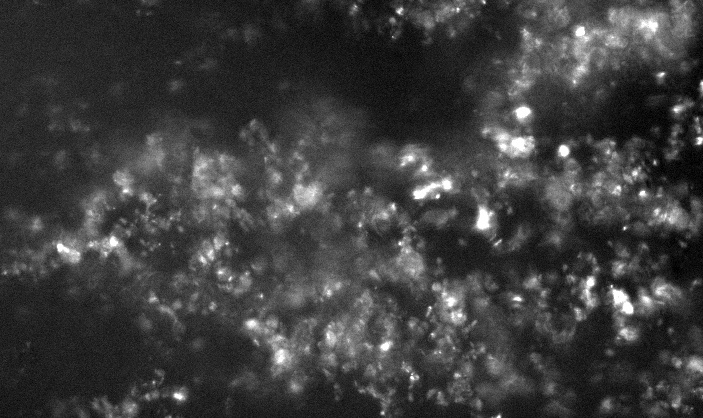
#> input picture Island_classification_at_micro/MicroImages/1_Micro_10_1000_47_6_120_island_1.jpg, 703 x 418 px; its folder holds only this picture in this run
$ python -i island_crop.py   (imports and definitions only)
#> lines starting #> are read from the running program, lines starting #| are printed output that depends on the picture; after the words box and inside, x2 and y2 are one past the last pixel; in counts of white or black regions, pixels touching at a corner belong together
#> further down, picture is the input picture: shape (418, 703, 3); min 0, max 255, mean 61.7
'''
    We start the project cropping the raw image in the center. But we noticed that micro type images
    have a different tendency in crystal formation. So we decide to create a filter to identify these formations(we called island),
    to correctly classify the crystals.
'''
import numpy as np
import pandas as pd
import cv2
import os

def create_dataframes(columns):
    return pd.DataFrame(columns=columns)

# [6 lines left out: function row_to_append, not called in this run]

def save_the_data(data, name_csv_file):
    return data.to_csv(name_csv_file, index=True)

def get_image(folder_path, file):
    return cv2.imread('%s/%s' % (folder_path, file))

def save_the_image(folder_path, filename, num, image):
    return cv2.imwrite(os.path.join(folder_path, '%s_island_%s.jpg' % (filename[:-4], num)), image)

# [5 lines left out: function image_copy, not called in this run]

def get_properties(file):
    return file[:-4].split('_')

# [14 lines left out: functions image_island, check_if_image_island_exists, check_to_crop, not called in this run]

def filter(image):
    # Converte para escala de cinza
    gray = cv2.cvtColor(image, cv2.COLOR_BGR2GRAY)

    # thresholding
    ret, thresh = cv2.threshold(gray, 60, 255, cv2.THRESH_BINARY)
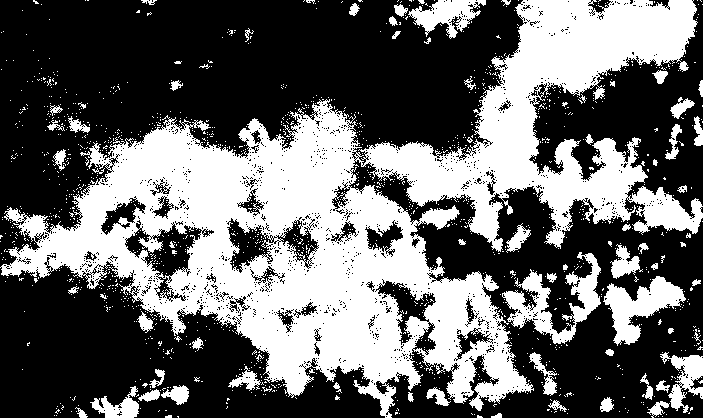
#> thresh: shape (418, 703); 40.2% white; 1403 white regions (1335 under 20 px)

    # Encontra contornos
    contours, hierarchy = cv2.findContours(thresh, cv2.RETR_EXTERNAL, cv2.CHAIN_APPROX_SIMPLE)
#> contours = 1213 contours, 1161 with area under 20; largest, box (x1, y1, x2, y2) and area: (0, 0, 703, 418) 110412, (502, 252, 601, 344) 2774, (603, 276, 686, 346) 2388, (408, 0, 486, 39) 1392, (660, 352, 703, 413) 1019

    return contours, hierarchy

# [76 lines left out: functions classify, draw_island, crop_the_island, data_each_image, not called in this run]

def data_islands(data_image, quant_islands):
    data_image = data_image.sort_values("Area", ascending=False)
    return data_image[:quant_islands]

# [62 lines left out: functions check_island_is_full_image, detect_if_island_is_legend, delete_islands, main_island, not called in this run]

    # creat a function that return the scale_crop
    # function -> (number_of_micro_images, sum_of_total_area_at_micro)


>>> import cv2
>>> picture = cv2.imread('MicroImages/1_Micro_10_1000_47_6_120_island_1.jpg')
>>> result = filter(picture)
#> result has the same summary as contours in filter

$ run again, on Island_classification_at_micro/MicroImages/1_Micro_10_1000_47_6_120_island_3.jpg
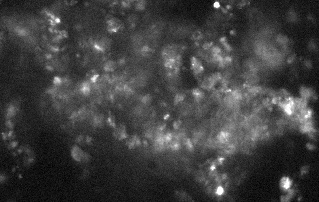
#> input picture Island_classification_at_micro/MicroImages/1_Micro_10_1000_47_6_120_island_3.jpg, 319 x 202 px
#> picture is the input picture: shape (202, 319, 3); min 0, max 255, mean 63.2
#> in filter, `ret, thresh = cv2.threshold(gray, 60, 255, cv2.THRESH_BINARY)`:
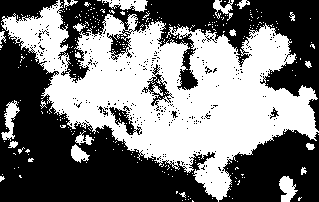
#> thresh: shape (202, 319); 47% white; 323 white regions (304 under 20 px)
#> contours = 294 contours, 279 with area under 20; largest, box (x1, y1, x2, y2) and area: (1, 0, 319, 202) 28604, (1, 100, 20, 141) 280, (102, 0, 148, 12) 274, (279, 176, 298, 202) 271, (71, 144, 90, 163) 174
#> result has the same summary as contours in filter

$ run again, on Island_classification_at_micro/MicroImages/1_Micro_10_1000_47_6_13_island_1.jpg
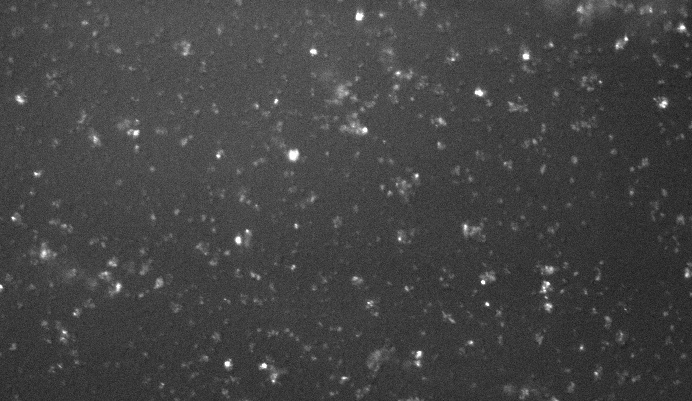
#> input picture Island_classification_at_micro/MicroImages/1_Micro_10_1000_47_6_13_island_1.jpg, 692 x 401 px
#> picture is the input picture: shape (401, 692, 3); min 23, max 255, mean 68
#> in filter, `ret, thresh = cv2.threshold(gray, 60, 255, cv2.THRESH_BINARY)`:
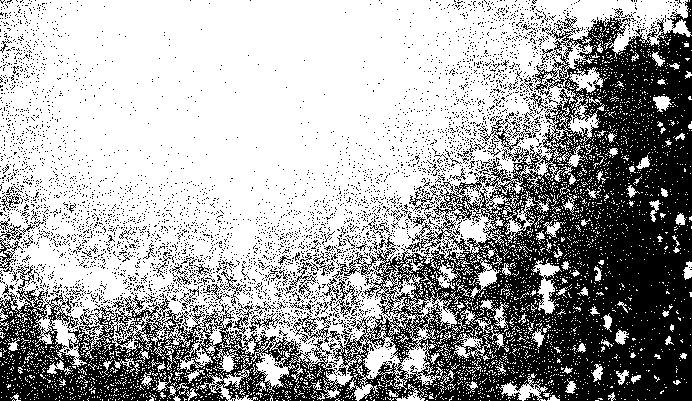
#> thresh: shape (401, 692); 64.7% white; 4519 black regions (4442 under 20 px)
#> contours = 3270 contours, 3188 with area under 20; largest, box (x1, y1, x2, y2) and area: (0, 0, 692, 401) 183287, (531, 258, 562, 315) 550, (196, 355, 258, 401) 450, (569, 67, 603, 93) 417, (499, 373, 548, 401) 408
#> result has the same summary as contours in filter
